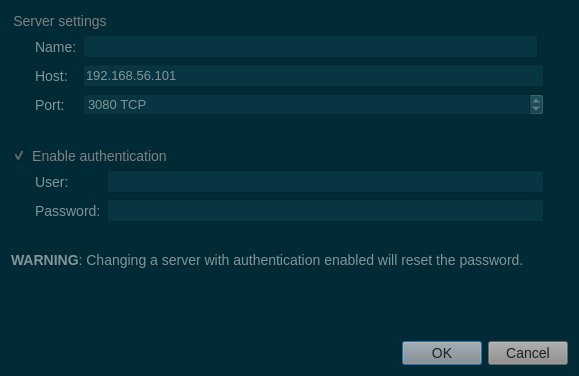
<?xml version="1.0" encoding="UTF-8"?>
<ui version="4.0">
 <class>EditComputeDialog</class>
 <widget class="QDialog" name="EditComputeDialog">
  <property name="windowModality">
   <enum>Qt::WindowModal</enum>
  </property>
  <property name="geometry">
   <rect>
    <x>0</x>
    <y>0</y>
    <width>579</width>
    <height>376</height>
   </rect>
  </property>
  <property name="windowTitle">
   <string>Edit server settings</string>
  </property>
  <property name="styleSheet">
   <string notr="true">QWidget{
	background-color: #002b36;
}
QMenuBar::item{
	background-color: #002b36;
}
QDockWidget::title{
	background: #073642;
	padding-left: 5px;
}
QDockWidget, QMenuBar{
    color: #839496;
    font: bold 14px;
}
QTextEdit, QPlainTextEdit, QLineEdit, QSpinBox, QComboBox {
  background-color: #073642;
  font: 13px;
  color: #839496;
}
QTextEdit#uiConsoleTextEdit {
  background-color: #002b36;
  color: #839496;
  font: 13px;
}
QTabWidget {
	font: 14px;
	border-top: 2px;
}
QTabBar::tab {
    background: #073642;
    color: #839496;
    min-width: 8ex;
    padding: 2px;
	border-top-right-radius: 6px;
	border-top-left-radius: 6px;
}
QTabBar::tab:selected {
    background: #8a8a8a;
	color: #1d2021;
}
QGroupBox {
    color: #808080;
    font: 14px;
    padding: 15px;
    border-style: none;
}
QMainWindow::separator {
	background: #073642;
	width: 1px;
	height: 1px;
}
QComboBox {
	selection-background-color: #d75f00;
	selection-color: #1c1c1c;
}

QToolBar{
	background: #073642;
	border: 0px;
}
QPushButton {
	background-color: #8a8a8a;
    color: #1d2021;
	font: 14px;
}
QToolButton {
	background-color: #8a8a8a;
    color: #1d2021;
	font: 14px;
}
QTreeWidget, QListWidget {
	background-color: #002b36;
	color: #839496;
    alternate-background-color: #073642;
	font: 14px;
}
QTreeWidget#uiTreeWidget {
	background-color: #073642;
	color: #839496;
	font: bold 16px;
}
QTreeWidget::item:selected, QTreeWidget::item:hover, QMenu::item:selected,QToolButton::hover,QPushButton::hover,QTabBar::tab:hover {
	background-color: #d75f00;
	color: #1c1c1c;
}
QMenu {
	background-color: #002b36;
    color: #839496;
}
QLabel {
	color: #839496;
	font: 14px;
}
QLabel#uiTitleLabel {
	color: #839496;
	font: bold 16px;
}

QAbstractScrollArea::corner {
    background: #002b36;
}
QScrollBar::handle:horizontal {
    background: #073642;
    min-width: 20px;
}
QScrollBar::handle:vertical {
    background: #073642;
    min-width: 20px;
}
QScrollBar:vertical {
    width: 6px;
}
QScrollBar:horizontal {
    height: 6px;
}
QScrollBar::up-arrow:vertical, QScrollBar::down-arrow:vertical, QScrollBar::down-arrow:horizontal, QScrollBar::up-arrow:horizontal { 
	border: 0px;
    height: 0px; 
    width: 0px; 
}
         
QScrollBar::add-page:horizontal, QScrollBar::sub-page:horizontal, QScrollBar::add-page:vertical, QScrollBar::sub-page:vertical {
  background: none
}
QStatusBar {
	background-color: #073642;
	color: #839496;
}

QRadioButton, QCheckBox {
  color: #839496;
}
QRadioButton::disabled, QCheckBox::disabled {
  color: gray;
}


</string>
  </property>
  <layout class="QVBoxLayout" name="verticalLayout">
   <item>
    <widget class="QGroupBox" name="groupBox">
     <property name="title">
      <string>Server settings</string>
     </property>
     <layout class="QGridLayout" name="gridLayout">
      <item row="0" column="1">
       <widget class="QLineEdit" name="uiServerNameLineEdit"/>
      </item>
      <item row="2" column="1" colspan="2">
       <widget class="QSpinBox" name="uiServerPortSpinBox">
        <property name="sizePolicy">
         <sizepolicy hsizetype="Expanding" vsizetype="Fixed">
          <horstretch>0</horstretch>
          <verstretch>0</verstretch>
         </sizepolicy>
        </property>
        <property name="suffix">
         <string notr="true"> TCP</string>
        </property>
        <property name="maximum">
         <number>65535</number>
        </property>
        <property name="value">
         <number>3080</number>
        </property>
       </widget>
      </item>
      <item row="0" column="0">
       <widget class="QLabel" name="label">
        <property name="text">
         <string>Name:</string>
        </property>
       </widget>
      </item>
      <item row="1" column="1" colspan="2">
       <widget class="QLineEdit" name="uiServerHostLineEdit">
        <property name="text">
         <string>192.168.56.101</string>
        </property>
       </widget>
      </item>
      <item row="1" column="0">
       <widget class="QLabel" name="uiServerHostLabel">
        <property name="text">
         <string>Host:</string>
        </property>
       </widget>
      </item>
      <item row="2" column="0">
       <widget class="QLabel" name="uiServerPortLabel">
        <property name="text">
         <string>Port:</string>
        </property>
       </widget>
      </item>
     </layout>
    </widget>
   </item>
   <item>
    <widget class="QGroupBox" name="uiEnableAuthenticationCheckBox">
     <property name="title">
      <string>Enable authentication</string>
     </property>
     <property name="checkable">
      <bool>true</bool>
     </property>
     <layout class="QFormLayout" name="formLayout">
      <property name="fieldGrowthPolicy">
       <enum>QFormLayout::ExpandingFieldsGrow</enum>
      </property>
      <item row="1" column="0">
       <widget class="QLabel" name="uiServerUserLabel">
        <property name="text">
         <string>User:</string>
        </property>
       </widget>
      </item>
      <item row="1" column="1">
       <widget class="QLineEdit" name="uiServerUserLineEdit">
        <property name="enabled">
         <bool>true</bool>
        </property>
        <property name="toolTip">
         <string/>
        </property>
       </widget>
      </item>
      <item row="2" column="0">
       <widget class="QLabel" name="uiServerPasswordLabel">
        <property name="text">
         <string>Password:</string>
        </property>
       </widget>
      </item>
      <item row="2" column="1">
       <widget class="QLineEdit" name="uiServerPasswordLineEdit">
        <property name="enabled">
         <bool>true</bool>
        </property>
        <property name="inputMethodHints">
         <set>Qt::ImhHiddenText|Qt::ImhNoAutoUppercase|Qt::ImhNoPredictiveText</set>
        </property>
        <property name="echoMode">
         <enum>QLineEdit::Password</enum>
        </property>
       </widget>
      </item>
     </layout>
    </widget>
   </item>
   <item>
    <widget class="QLabel" name="uiWarningLabel">
     <property name="text">
      <string>&lt;html&gt;&lt;head/&gt;&lt;body&gt;&lt;p&gt;&lt;span style=&quot; font-weight:600;&quot;&gt;WARNING&lt;/span&gt;: Changing a server with authentication enabled will reset the password.&lt;/p&gt;&lt;/body&gt;&lt;/html&gt;</string>
     </property>
     <property name="wordWrap">
      <bool>true</bool>
     </property>
    </widget>
   </item>
   <item>
    <spacer name="verticalSpacer">
     <property name="orientation">
      <enum>Qt::Vertical</enum>
     </property>
     <property name="sizeHint" stdset="0">
      <size>
       <width>20</width>
       <height>40</height>
      </size>
     </property>
    </spacer>
   </item>
   <item>
    <widget class="QDialogButtonBox" name="buttonBox">
     <property name="orientation">
      <enum>Qt::Horizontal</enum>
     </property>
     <property name="standardButtons">
      <set>QDialogButtonBox::Cancel|QDialogButtonBox::Ok</set>
     </property>
    </widget>
   </item>
  </layout>
 </widget>
 <tabstops>
  <tabstop>uiServerNameLineEdit</tabstop>
  <tabstop>uiServerHostLineEdit</tabstop>
  <tabstop>uiServerPortSpinBox</tabstop>
  <tabstop>uiEnableAuthenticationCheckBox</tabstop>
  <tabstop>uiServerUserLineEdit</tabstop>
  <tabstop>uiServerPasswordLineEdit</tabstop>
 </tabstops>
 <resources/>
 <connections>
  <connection>
   <sender>buttonBox</sender>
   <signal>accepted()</signal>
   <receiver>EditComputeDialog</receiver>
   <slot>accept()</slot>
   <hints>
    <hint type="sourcelabel">
     <x>248</x>
     <y>254</y>
    </hint>
    <hint type="destinationlabel">
     <x>157</x>
     <y>274</y>
    </hint>
   </hints>
  </connection>
  <connection>
   <sender>buttonBox</sender>
   <signal>rejected()</signal>
   <receiver>EditComputeDialog</receiver>
   <slot>reject()</slot>
   <hints>
    <hint type="sourcelabel">
     <x>316</x>
     <y>260</y>
    </hint>
    <hint type="destinationlabel">
     <x>286</x>
     <y>274</y>
    </hint>
   </hints>
  </connection>
 </connections>
</ui>
